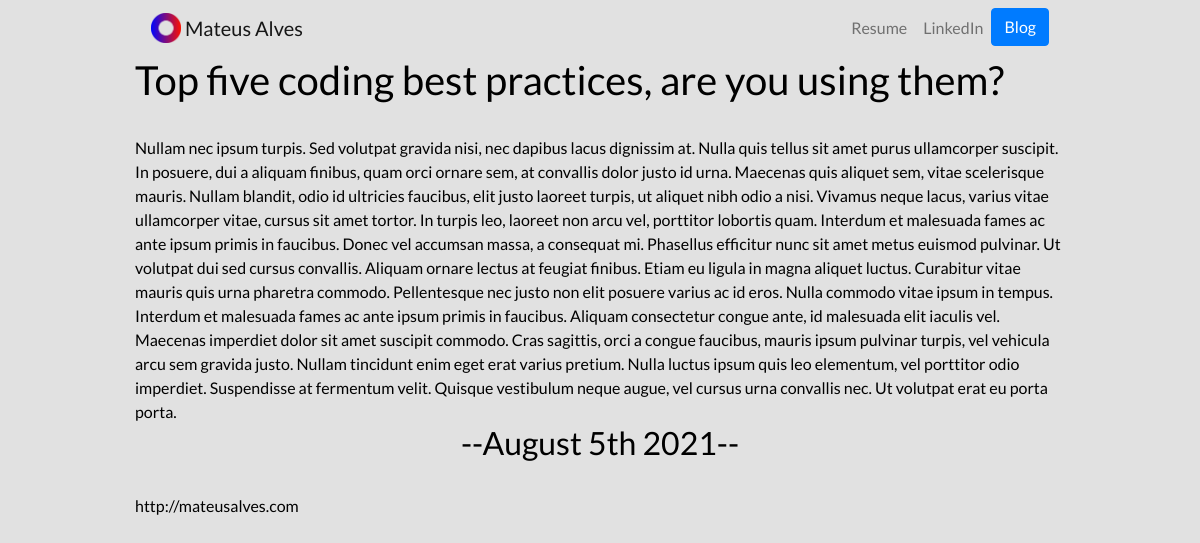
Page /blog/3/ on the earlier database version.
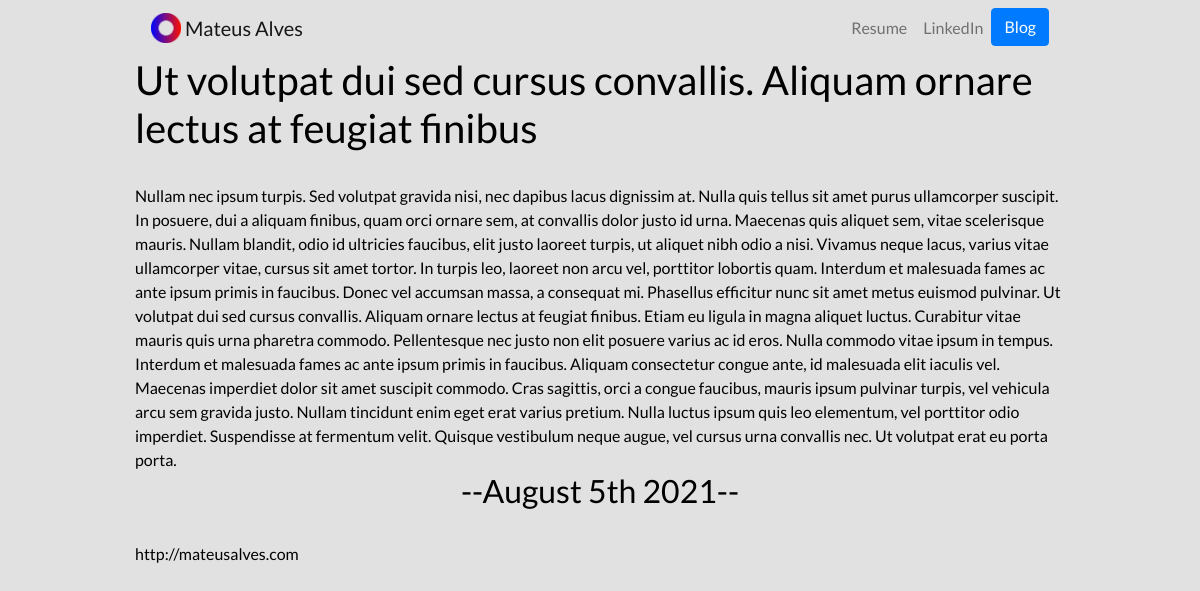
Same page on the later database version.
### blog/models.py (models this page shows, shortened)
class Blog(models.Model):
    title = models.CharField(max_length=300)
    description = models.TextField()
    date = models.DateField(default=None)
    url = models.URLField(blank=True)

### blog/views.py (the view)
# urls.py: path('<int:blog_id>/', views.detail, name="detail"),
def detail(request, blog_id):
    blog = get_object_or_404(Blog, pk=blog_id)
    return render(request, 'blog/detail.html', {'blog': blog})

### blog/templates/blog/detail.html
{% extends 'portfolio/base.html' %}
{% block content %}
<h1>{{ blog.title }}</h1>
<br>
{{ blog.description|safe }}
<br>
<h2>--{{ blog.date|date:'F jS Y' }}--</h2>
<br>
{{ blog.url }}
{% endblock %}

### portfolio/templates/portfolio/base.html (shortened to what this page needs)
{% load static %}
<head>
    <link rel="stylesheet" href="https://stackpath.bootstrapcdn.com/bootstrap/4.4.1/css/bootstrap.min.css"
>
    <link rel="stylesheet" href="{% static 'portfolio/css_home.css' %}">
     <link rel="stylesheet" href="{% static 'portfolio/css.base.css' %}">
</head>
<body>
    <nav id="topNav" class="navbar navbar-expand-md navbar-light">
        <div class="container">
            <a class="navbar-brand" href="{% url 'home' %}">
                <img src="{% static  'portfolio/Logo.png' %}" width="30" height="30" class="d-inline-block align-top"
                    alt="Mateus' logo">
                <span>Mateus Alves</span>
            </a>
            <div class="collapse navbar-collapse text-center" id="navbarNav">
                <ul class="navbar-nav ml-auto">
                    <li class="nav-item">
                        <a class="nav-link" href="{% static 'portfolio/Resume.pdf' %}" target="_blank">Resume</a>
                    </li>
                    <li class="nav-item">
                        <a class="nav-link" href="https://www.linkedin.com/in/mateus-alves-28608960/"
                            target="_blank">LinkedIn</a>
                    <li>
                        <a role="button" href="{% url 'blog_app_name:all_blogs' %}" class="btn btn-primary"
                            target="_blank">Blog</a>
                    </li>
                </ul>
            </div>
        </div>
    </nav>
    <div class="container">
        {% block content %}{% endblock %}
    </div>
</body>

### portfolio/static/portfolio/css_home.css (style rules this page uses)
body { font-family: 'Lato', sans-serif; }

### portfolio/static/portfolio/css.base.css (style rules this page uses)
body { background-color: #dddd; color: #000000; text-align: left; text-justify: auto; margin-right: 10%; margin-left: 10%; }
h2 { text-align: center; }

Differences in the rows shown:
changed Blog "http://mateusalves.com": title "Top five coding best practices, are you using them?" → "Ut volutpat dui sed cursus convallis. Aliquam ornare lectus at feugiat finibus"
